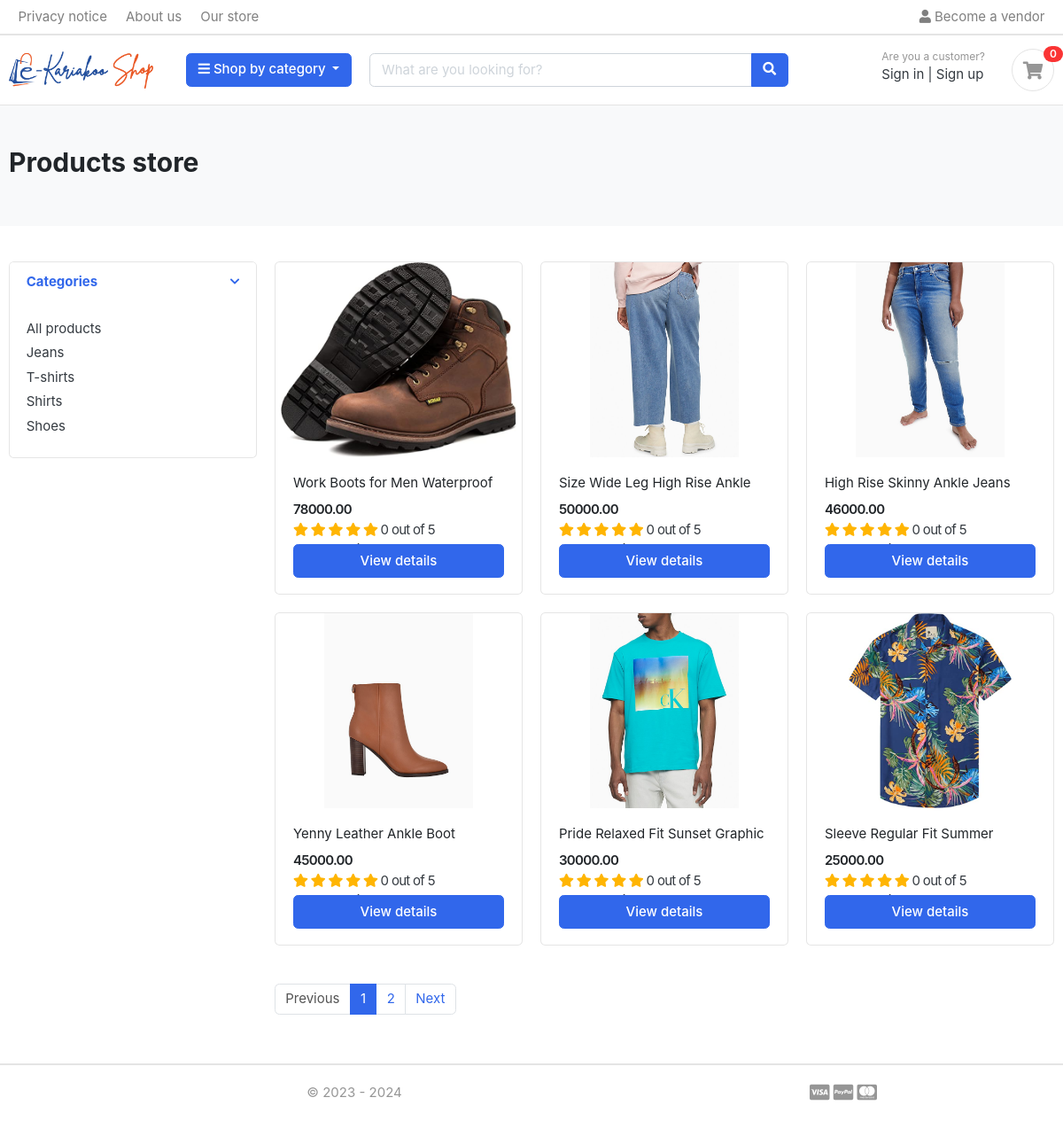
/store/, run on the app's committed database.
### product_catalog/models.py (models this page shows, shortened)
class Category(models.Model):
    category_name = models.CharField(max_length=50, unique=True)
    category_slug = models.SlugField(max_length=100, unique=True)
    class Meta:
        db_table = 'category'
        verbose_name = 'category'
        verbose_name_plural = 'Category'
    def get_url(self):
        return reverse('products_by_category', args=[self.category_slug])

### product_store/models.py (models this page shows, shortened)
class Product(models.Model):
    vendor = models.CharField(max_length=200)
    product_name = models.CharField(max_length=200, unique=True)
    product_slug = models.SlugField(max_length=200, unique=True)
    product_description = models.TextField(max_length=500, blank=True)
    product_image = models.ImageField(upload_to='photos/products')
    product_category = models.ForeignKey(Category, on_delete=models.CASCADE)
    product_brand = models.ForeignKey(Brand, on_delete=models.CASCADE)
    product_stock = models.IntegerField()
    original_price = MoneyField(
        max_digits=14, decimal_places=2, default_currency='TZS')
    selling_price = MoneyField(
        max_digits=14, decimal_places=2, default_currency='TZS')
    status = models.BooleanField(default=True)
    created_at = models.DateTimeField(auto_now_add=True)
    modified_at = models.DateTimeField(auto_now=True)
    def get_url(self):
        return reverse('product_detail', args=[self.product_category.category_slug, self.product_slug])
    class Meta:
        db_table = 'product'
        verbose_name = 'product'
        verbose_name_plural = 'Product'
    def average_review(self):
        reviews = Rating.objects.filter(product=self, status=True).aggregate(average=Avg('rate'))
        avg = 0
        if reviews['average'] is not None:
            avg = float(reviews['average'])
        return round(avg, 1)
    def count_rating(self):
        reviews = Rating.objects.filter(product=self, status=True).aggregate(count=Count('id'))
        count = 0
        if reviews['count'] is not None:
            count = int(reviews['count'])
        return count

### product_store/views.py (the view)
# urls.py: path('store/', include('product_store.urls')),
def product_store(request, category_slug=None):
    categories = None
    products = None
    if category_slug != None:
        categories = get_object_or_404(Category, category_slug=category_slug)
        products = Product.objects.filter(
            product_category=categories, status=True)
        paginator = Paginator(products, 6)
        page = request.GET.get('page')
        paged_products = paginator.get_page(page)
        total_products = products.count()
    else:
        products = Product.objects.all().filter(status=True).order_by('-selling_price')
        paginator = Paginator(products, 6)
        page = request.GET.get('page')
        paged_products = paginator.get_page(page)
        total_products = products.count()
    context = {
        'products': paged_products,
        'total_products': total_products
    }
    return render(request, 'product/store.html', context)

### product_cart/context_processors.py (called while the page is built)
def counter(request):
    cart_count = 0
    if 'admin' in request.path:
        return {}
    else:
        try:
            cart = Cart.objects.filter(cart_id=_cart_id(request))
            if request.user.is_authenticated:
                cart_items = CartProduct.objects.all().filter(user=request.user)
            else:
                cart_items = CartProduct.objects.all().filter(cart=cart[:1])
            for cart_item in cart_items:
                cart_count += cart_item.quantity
        except Cart.DoesNotExist:
            cart_count = 0
    return dict(cart_count=cart_count)

### product_cart/views.py (called while the page is built)
def _cart_id(request):
    cart = request.session.session_key
    if not cart:
        cart = request.session.create()
    return cart

### product_catalog/context_processors.py (called while the page is built)
def category_menu(request):
    categories = Category.objects.all()
    return dict(categories=categories)

### templates/product/store.html (shortened to what this page needs)
{% extends 'base.html' %} {% load static %} {% block content %}
<section class="section-pagetop bg">
  <div class="container">
    {% if 'search' in request.path %}
      <h2 class="title-page">Search results</h2>
    {% else %}
      <h2 class="title-page">Products store</h2>
    {% endif %}
  </div>
  </section>
<section class="section-content padding-y">
  <div class="container">
    <div class="row">
      <aside class="col-md-3">
        <div class="card">
          <article class="filter-group">
            <header class="card-header">
              <a href="#" data-toggle="collapse" data-target="#collapse_1" aria-expanded="true">
                <i class="icon-control fa fa-chevron-down"></i>
                <h6 class="title">Categories</h6>
              </a>
            </header>
            <div class="filter-content collapse show" id="collapse_1">
              <div class="card-body">
                <ul class="list-menu">
                  <li><a href="{% url 'product_store' %}">All products</a></li>
                  {% for category in categories %}
                  <li>
                    <a href="{{ category.get_url }}">{{ category.category_name }}</a>
                  </li>
                  {% endfor %}
                </ul>
              </div>
            </div>
          </article>
        </div>
      </aside>
      <main class="col-md-9">
        <div class="row">
          {% if products %}
            {% for product in products %}
              <div class="col-md-4">
                <figure class="card card-product-grid">
                  <div class="img-wrap">
                    <a href="{{ product.get_url }}" class="img-wrap"><img src="{{ product.product_image.url }}"/></a>
                  </div>
                  <figcaption class="info-wrap">
                    <div class="fix-height">
                      <a href="{{ product.get_url }}" class="title">{{ product.product_name }}</a>
                      <div class="price-wrap mt-2">
                        <span class="price">{{ product.selling_price }}</span>
                        <div class="rating-star">
                          <span>
                            <i class="fa fa-star{% if product.product.average__review < 0.5 %}-o{% elif product.average__review >= 0.5 and product.average__review < 1 %}-half-o {% endif %}" aria-hidden="true"></i>
                            <i class="fa fa-star{% if product.average__review < 1.5 %}-o{% elif product.average__review >= 1.5 and product.average__review < 2 %}-half-o {% endif %}" aria-hidden="true"></i>
                            <i class="fa fa-star{% if product.average__review < 2.5 %}-o{% elif product.average__review >= 2.5 and product.average__review < 3 %}-half-o {% endif %}" aria-hidden="true"></i>
                            <i class="fa fa-star{% if product.average__review < 3.5 %}-o{% elif product.average__review >= 3.5 and product.average__review < 4 %}-half-o {% endif %}" aria-hidden="true"></i>
                            <i class="fa fa-star{% if product.average__review < 4.5 %}-o{% elif product.average__review >= 4.5 and product.average__review < 5 %}-half-o {% endif %}" aria-hidden="true"></i>
                          </span>
                          {% if product.count_rating <= 0 %}
                            <span>{{product.average_review}} out of 5</span>
                            <br><span>{{product.count_rating}} global ratings</span><br>
                            {% else %}
                              <span>{{product.average_review}} out of 5</span>
                            <br><span>{{product.count_rating}} global ratings</span><br>
                            {% endif %}
                        </div>
                      </div>
                    </div>
                    <a href="{{ product.get_url }}" class="btn btn-block btn-primary">View details</a>
                  </figcaption>
                </figure>
              </div>
            {% endfor %}
          {% endif %}
        </div>
        <nav class="mt-4" aria-label="Page navigation sample">
          {% if products.has_other_pages %}
            <ul class="pagination">
              {% if products.has_previous %}
              <li class="page-item"><a class="page-link" href="?page={{products.previous_page_number}}">Previous</a></li>
              {% else %}
              <li class="page-item disabled"><a class="page-link" href="#">Previous</a></li>
              {% endif %}
              {% for i in products.paginator.page_range %}
                {% if products.number == i %}
                  <li class="page-item active"><a class="page-link" href="#">{{i}}</a></li>
                {% else %}
                  <li class="page-item"><a class="page-link" href="?page={{i}}">{{i}}</a></li>
                {% endif %}
                {% endfor %}
              {% if products.has_next %}
                <li class="page-item"><a class="page-link" href="?page={{products.next_page_number}}">Next</a></li>
              {% else %}
                <li class="page-item disabled"><a class="page-link" href="#">Next</a></li>
              {% endif %}
            </ul>
          {% endif %}
        </nav>
      </main>
    </div>
  </div>
</section>
{% endblock %}

### static/css/ui.css (style rules this page uses)
html { font-family: "Inter", sans-serif; font-size: 15px; }
.img-wrap { text-align: center; display: block; }
.img-wrap img { max-width: 100%; }
.price-wrap { letter-spacing: -0.7px; }
.padding-y { padding-top: 40px; padding-bottom: 40px; }
figure { margin-bottom: 0; }
article:after, .form-group:after { display: block; clear: both; content: ""; }
.bg { background-color: #f8f9fa; }
.title-page { color: #212529; }
[class*=list-] li:after { visibility: hidden; display: block; content: ""; overflow: hidden; height: 0; clear: both; }
.list-menu { list-style: none; margin: 0; padding-left: 0; }
.list-menu li { margin-bottom: 5px; }
.list-menu a { color: #343a40; }
[class*=card-product] a.title { color: #212529; display: block; }
[class*=card-product] .img-wrap { overflow: hidden; position: relative; }
[class*=card-product] .img-wrap img { height: 100%; max-width: 100%; width: auto; display: inline-block; -o-object-fit: cover; object-fit: cover; }
.card-product-grid { margin-bottom: 20px; }
.card-product-grid .img-wrap { border-radius: 0.2rem 0.2rem 0 0; height: 220px; }
.card-product-grid .info-wrap { overflow: hidden; padding: 18px 20px; }
.card-product-grid .fix-height { height: 80px; overflow: hidden; }
.card .img-wrap { overflow: hidden; }
.price { font-weight: 600; color: #212529; }
.icon-control { margin-top: 5px; float: right; font-size: 80%; }
.card-header .title { margin-bottom: 0; line-height: 1.5; }
.filter-group { border-bottom: 1px solid #e4e4e4; }
.filter-group .card-header { border-bottom: 0; }
.filter-group:last-child { border-bottom: 0; }
.section-pagetop { padding: 45px 0; }

### mwampambashop/static/css/custom.css (style rules this page uses)
.rating-star i { color: #ffb503 !important; }

### data on the page
Category: category_name "Jeans"
Category: category_name "T-shirts"
Category: category_name "Shirts"
Category: category_name "Shoes"
Product: product_image (picture), product_name "Work Boots for Men Waterproof", selling_price "78000.00", average_review "0"
Product: product_image (picture), product_name "Size Wide Leg High Rise Ankle", selling_price "50000.00", average_review "0"
Product: product_image (picture), product_name "High Rise Skinny Ankle Jeans", selling_price "46000.00", average_review "0"
Product: product_image (picture), product_name "Yenny Leather Ankle Boot", selling_price "45000.00", average_review "0"
Product: product_image (picture), product_name "Pride Relaxed Fit Sunset Graphic", selling_price "30000.00", average_review "0"
Product: product_image (picture), product_name "Sleeve Regular Fit Summer", selling_price "25000.00", average_review "0"

### other printed values
{{ cart_count }} "0"
{{ i }} "1"
{{ i }} "2"
